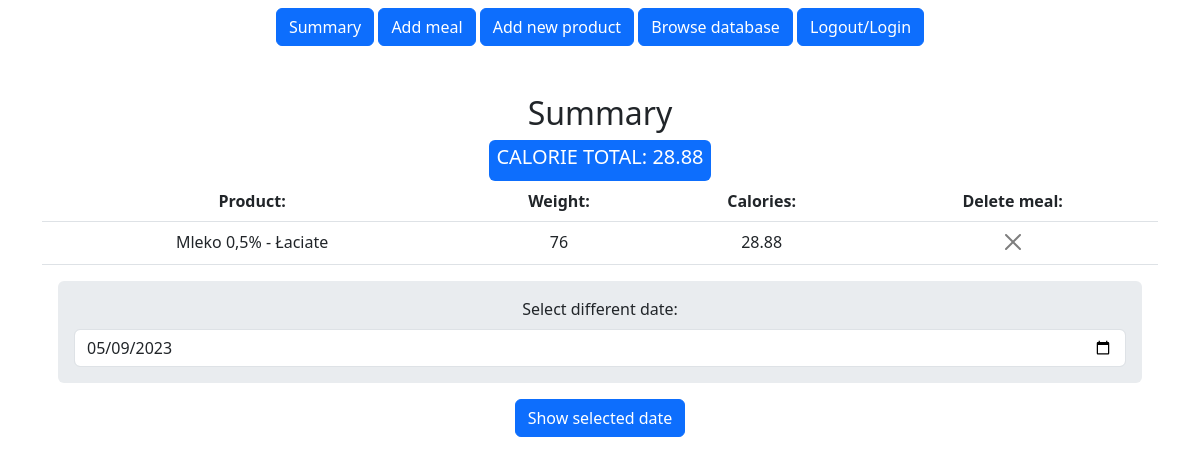
The page / (signed in) on the database as committed earlier.
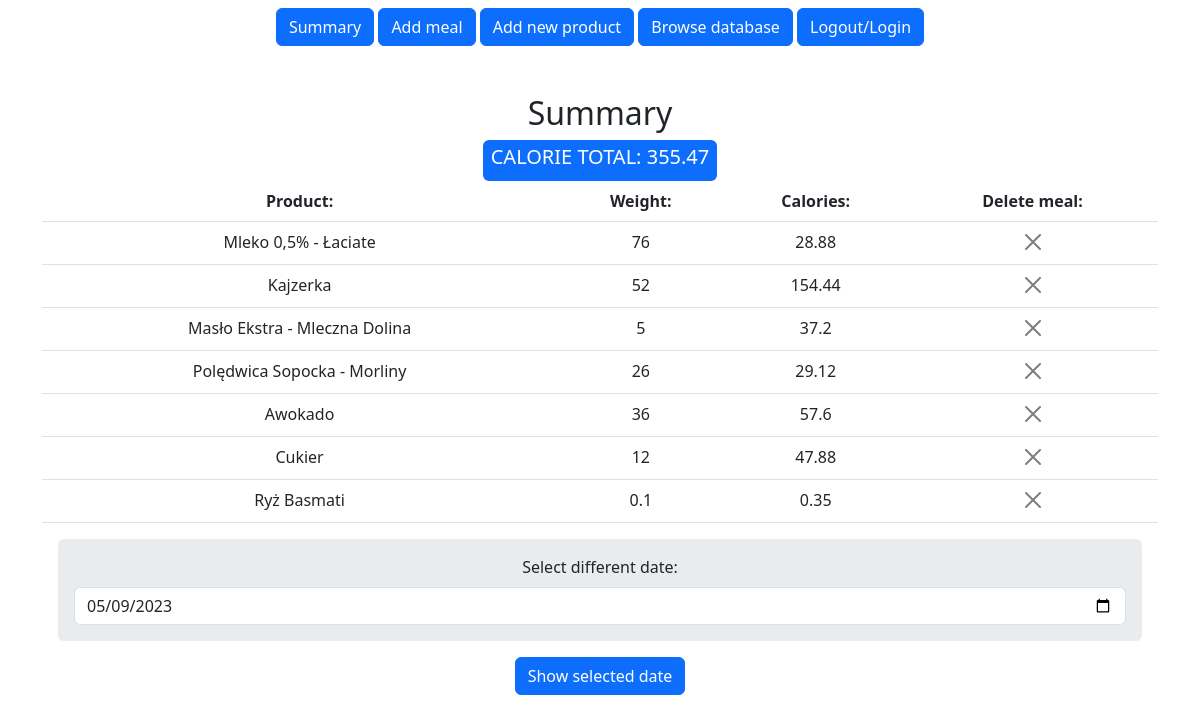
The same page on the database as committed later.
### tables this page shows
CREATE TABLE meals (
    id INTEGER PRIMARY KEY AUTOINCREMENT,
    date TEXT NOT NULL,
    username TEXT NOT NULL,
    product_name TEXT NOT NULL,
    weight NUMERIC,
    calories NUMERIC,
    meal_time TEXT
);

### app.py (the view)
@app.route("/", methods=["GET", "POST"])
@login_required
def index():
    if request.method == "POST":
        cur.execute("DELETE FROM meals WHERE id=?", (request.form.get("meal_to_delete"),))
        con.commit()
    session["calories_today"] = 0
    selected_date = request.args.get("selected_date")
    if not selected_date:
        selected_date = date.today()
    res = cur.execute("SELECT * FROM meals WHERE date=? AND username=?", (selected_date, session["user"]))
    res = res.fetchall()
    for result in res:
        if str(result[1]) == str(selected_date):
         session["calories_today"] = round(session["calories_today"] + result[5], 2)
    return render_template("index.htm", meals=res, calorie_total=session["calories_today"], selected_date=selected_date)

### submodules.py (called while the page is built)
def login_required(f):
    @wraps(f)
    def decorated_function(*args, **kwargs):
        if session.get("user") is None:
            return redirect("/login")
        return f(*args, **kwargs)
    return decorated_function

### templates/index.htm
{% extends "layout.htm" %}
{% block body %}
<h2 class="pt-5">Summary</h2>
<div class="badge bg-primary text-wrap"><p class="h5">CALORIE TOTAL: {{calorie_total}}</p></div>
    <table class="table">
        <tr>
            <th> Product: </th>
            <th> Weight: </th>
            <th> Calories: </th>
            <th> Delete meal: </th>
        </tr>
{% for meal in meals %}
        <tr>
            <td> {{meal[3]}} </td>
            <td> {{meal[4]}} </td>
            <td> {{meal[5]}} </td>
            <td> <form action="/" method="post"> <button class="btn-close" id="meal_to_delete" name="meal_to_delete" value="{{meal[0]}}"></button> </form> </td>
        </tr>
{% endfor %}
</table>
<form action="/" method="get">
    <div class="m-3 p-3 bg-body-secondary rounded-2">
        <label class="form-label" for="selected_date">Select different date:</label>
        <input class="form-control" type="date" name="selected_date" id="selected_date" value={{selected_date}}>
    </div>
    <button class="btn btn-primary" type="submit">Show selected date</button>
</form>
{% endblock %}

### templates/layout.htm (shortened to what this page needs)
<!DOCTYPE html>
<html lang="en">
	<head>
		<link href="https://cdn.jsdelivr.net/npm/bootstrap@5.3.0-alpha3/dist/css/bootstrap.min.css" rel="stylesheet">
	</head>
	<body>
		<div class="container text-center m-2 mx-auto">
			<a class="btn btn-primary" role="button" href="/">Summary</a>
			<a class="btn btn-primary" role="button" href="/addmeal">Add meal</a>
			<a class="btn btn-primary" role="button" href="/addproduct">Add new product </a>
			<a class="btn btn-primary" role="button" href="/browsedatabase">Browse database</a>
			<a class="btn btn-primary" role="button" href="/logout">Logout/Login</a>
		{% block body %}{% endblock %}
		</div>
	</body>
</html>

Rows that differ between the two databases and show on the page:
added meals: product_name "Kajzerka", weight "52", calories "154.44"
added meals: product_name "Masło Ekstra - Mleczna Dolina", weight "5", calories "37.2"
added meals: product_name "Polędwica Sopocka - Morliny", weight "26", calories "29.12"
added meals: product_name "Awokado", weight "36", calories "57.6"
added meals: product_name "Cukier", weight "12", calories "47.88"
added meals: product_name "Ryż Basmati", weight "0.1", calories "0.35"
Other text that changed with them:
{{ calorie_total }}: "28.88" → "355.47"
